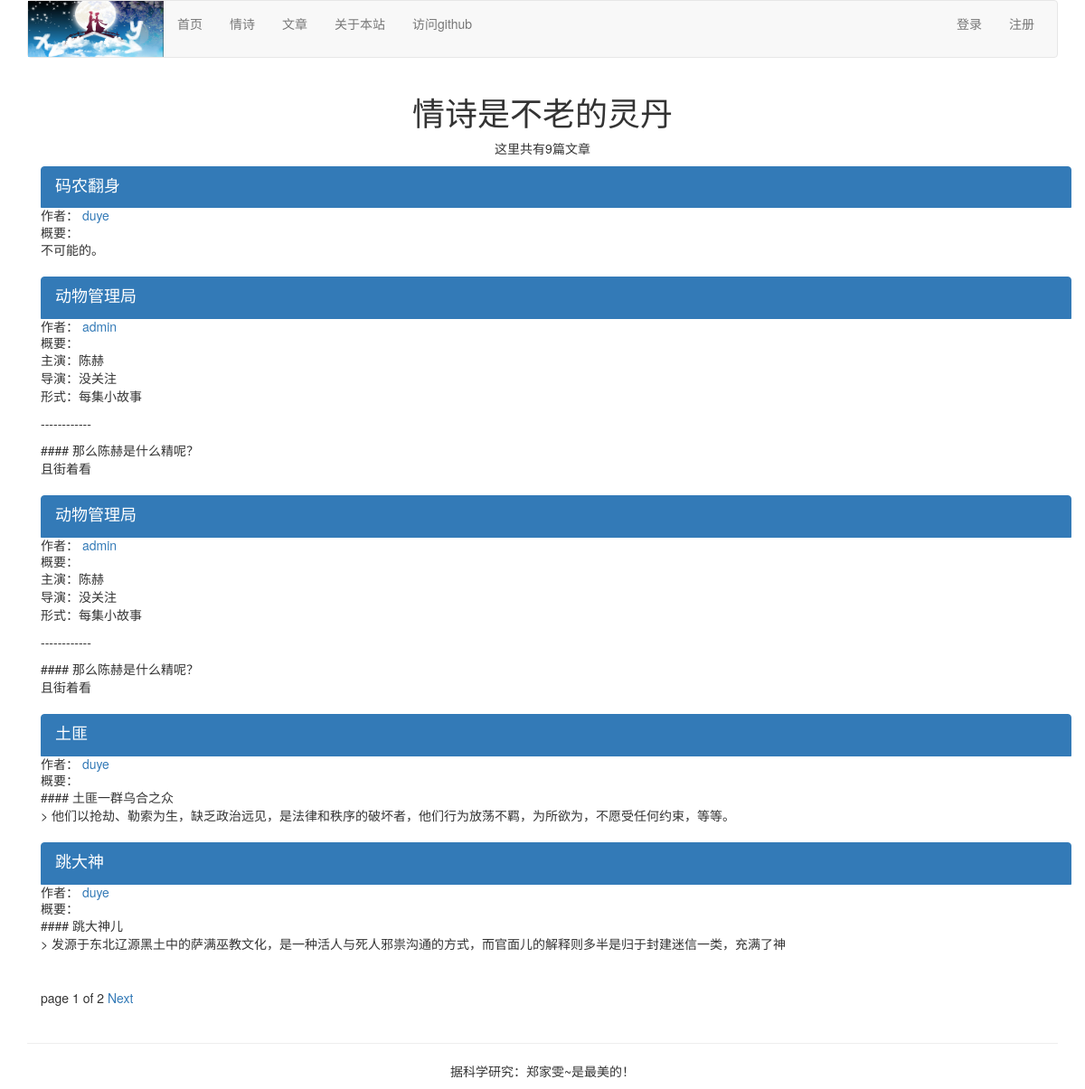
The page /article/list-article-titles/ on the database its author committed.
### article/models.py (models this page shows, shortened)
class ArticlePost(models.Model):
    author = models.ForeignKey(User, on_delete=models.CASCADE, related_name='article')
    title = models.CharField(max_length=200)
    slug = models.SlugField(max_length=500)
    column = models.ForeignKey(ArticleColumn, on_delete=models.CASCADE, related_name='article_column')
    body = models.TextField()
    created = models.DateTimeField(default=timezone.now)
    updated = models.DateTimeField(auto_now=True)
    users_like = models.ManyToManyField(User,related_name='articles_like',blank=True)
    article_tag = models.ManyToManyField(ArticleTag,related_name='article_tag',blank=True)
    class Meta:
        ordering = ('-updated',)
        index_together = (('id', 'slug'),)
    def get_url_path(self):
        return reverse('article:article_content',args=[self.id,self.slug])

### article/list_views.py (the view)
def article_titles(request,username=None):
    if username:
        user = User.objects.get(username=username)              #
        articles_title = ArticlePost.objects.filter(author=user) #
        try:
            userinfo = user.userinfo   #
        except:
            userinfo = None
    else:
        articles_title = ArticlePost.objects.all()
    paginator = Paginator(articles_title,5)      # 每页展示5个文章
    page = request.GET.get('page')
    try:
        current_page = paginator.page(page)
        articles = current_page.object_list
    except PageNotAnInteger:
        current_page = paginator.page(1)
        articles = current_page.object_list
    except EmptyPage:
        current_page = paginator.page(paginator.num_pages)
        articles = current_page.object_list
    if username:
        return render(request,'article/list/author_articles.html',
                      {'articles':articles,'page':current_page,'userinfo':userinfo,'user2':user}) #
    return render(request,'article/list/article_titles.html',
                  {'articles':articles,'page':current_page})

### article/templatetags/article_tags.py (called while the page is built)
@register.simple_tag
def total_articles():
    return ArticlePost.objects.count()

### templates/article/list/article_titles.html (shortened to what this page needs)
{% extends 'base.html' %}
{% load article_tags %}
{% block content %}
    <div class="row text-center vertical-middle-sm">
    <h1>情诗是不老的灵丹</h1>
    <P>这里共有{% total_articles %}篇文章</P>
    </div>
    <div class="container">
        {% for article in articles %}
        <div class="list-group">
            <a href="{{ article.get_url_path }}" class="list-group-item active">
                <h4 class="list-group-item-heading">{{ article.title }}</h4>
            </a>
                <P class="list-group-item-text">作者：
                    <a href="{% url 'article:author_articles' article.author.username %}">{{ article.author.username }}</a></P>
                <P class="list-group-item-text">概要：{{ article.body | slice:'70' | linebreaks }}</P>
        </div>
        {% endfor %}
    {% include 'paginator.html' %}
    </div>
{% endblock %}

### rows shown on the page
ArticlePost: title "码农翻身", author.username "duye", body "不可能的。"
ArticlePost: title "动物管理局", author.username "admin", body "主演：陈赫 导演：没关注 形式：每集小故事 ------------ #### 那么陈赫是什么精呢？ 且街着看"
ArticlePost: title "动物管理局", author.username "admin", body "主演：陈赫 导演：没关注 形式：每集小故事 ------------ #### 那么陈赫是什么精呢？ 且街着看"
ArticlePost: title "土匪", author.username "duye", body "#### 土匪一群乌合之众 > 他们以抢劫、勒索为生，缺乏政治远见，是法律和秩序的破坏者，他们行为放荡不羁，为所欲为，不愿受任何约束，等等。"
ArticlePost: title "跳大神", author.username "duye", body "#### 跳大神儿 > 发源于东北辽源黑土中的萨满巫教文化，是一种活人与死人邪祟沟通的方式，而官面儿的解释则多半是归于封建迷信一类，充满了神"

### other values the page prints
{{ page.number }} "1"
{{ page.paginator.num_pages }} "2"
